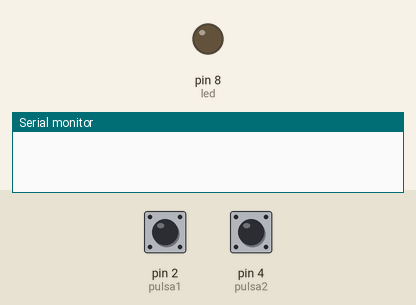
Bench run of a sketch on a simulated Arduino Uno, built with avr-gcc and run on an emulated ATmega328P. Shown: output pins drawn as LEDs (lit = HIGH), the last lines printed to the serial monitor. Inputs (shaded band) come from the test bench; at power-on: pin 2 (pulsa1) HIGH, pin 4 (pulsa2) HIGH.

Above: at 1.2 s.
1.3 s: pin 2 (pulsa1) pulled LOW for 1 s
At 3.0 s:
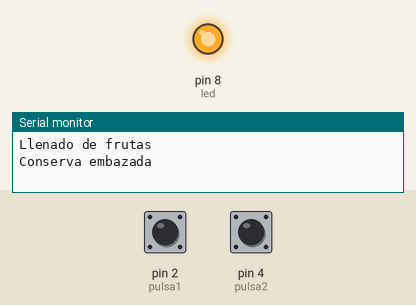
3.8 s: pin 4 (pulsa2) pulled LOW for 0.15 s
Timing chart, 0 to 6.8 s (numbered marks = the images above; inputs shaded):
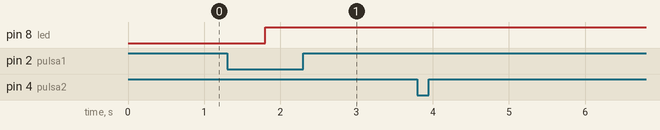

The sketch:

Ej2_2_PULSADORES_1_LED.ino
```cpp
int pulsa1=2;
int pulsa2=4;
int led=8;
int estado=0;

void setup() {
  // put your setup code here, to run once:
  Serial.begin(9600);
  pinMode(pulsa1,INPUT);
  pinMode(pulsa2,INPUT);
  pinMode(led,OUTPUT);
}

void loop() {
  // put your main code here, to run repeatedly:
  int bt1= digitalRead(pulsa1);
  int bt2= digitalRead(pulsa2);

  if(bt1==LOW){
    if(estado==0){
    Serial.println("Llenado de frutas");
    estado=1;
    delay(500);
    }else{
      digitalWrite(led,HIGH);
      Serial.println("Conserva embazada");
      estado=0;
      delay(500);
      }
  }

  if(bt2==LOW){
     Serial.println("Conserva llena");
     delay(1000);}


}
```

Measured:
- after the input at 1.3 s, pin 8 (led): LOW → HIGH after 0.50 s
